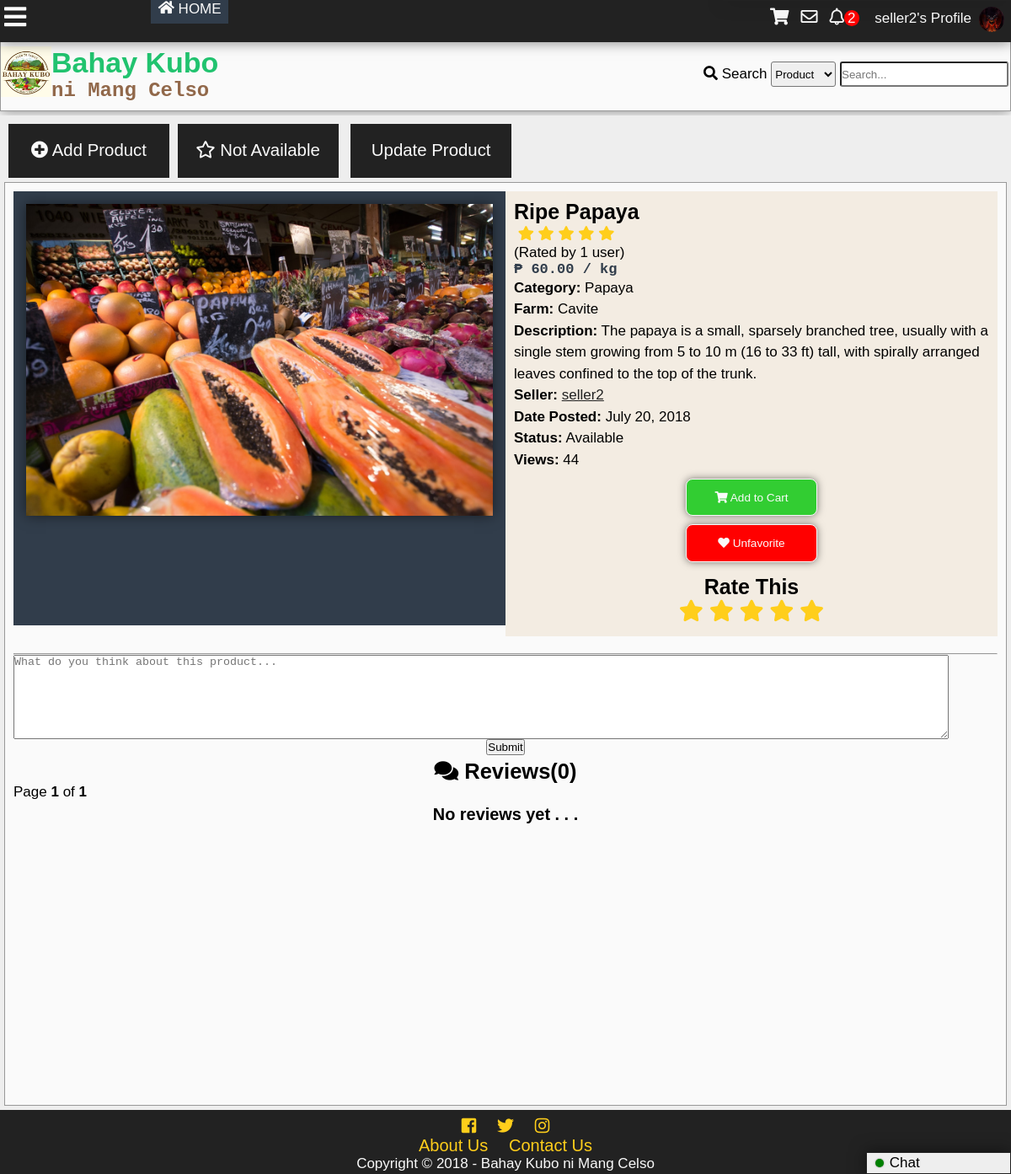
Before: /product.php?id=4 (signed in) with the older database file.
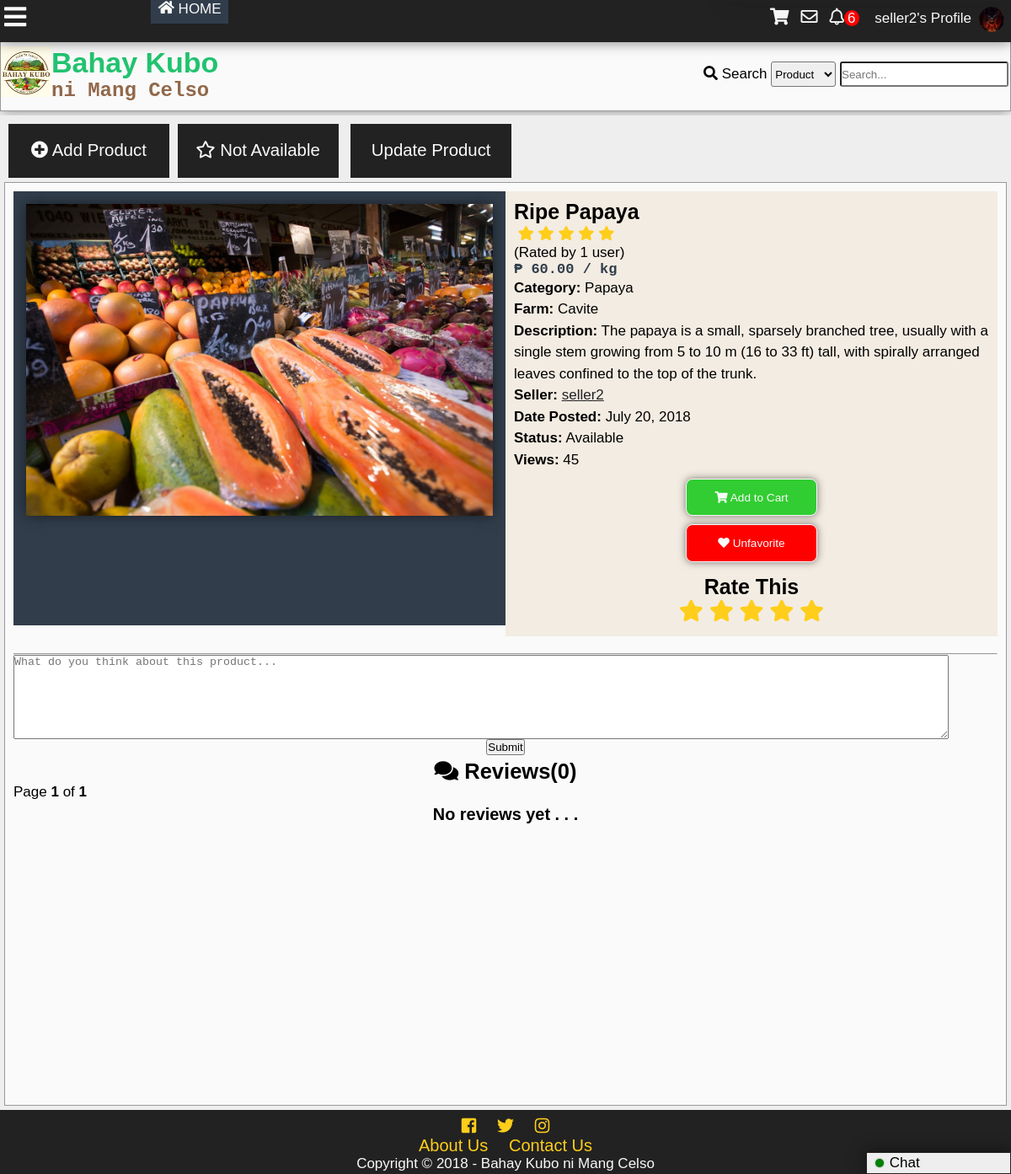
After: the same page with the newer database file.
### tables this page shows
CREATE TABLE `tblproduct` (
  `productid` int(11) NOT NULL,
  `categoryid` int(11) NOT NULL,
  `productname` varchar(100) NOT NULL,
  `description` mediumtext NOT NULL,
  `farmid` int(11) NOT NULL,
  `userid` int(11) NOT NULL,
  `dateposted` datetime DEFAULT NULL,
  `price` decimal(10,2) NOT NULL,
  `img` varchar(200) NOT NULL,
  `view` int(11) NOT NULL,
  `rating` decimal(10,2) NOT NULL,
  `is_approved` tinyint(1) NOT NULL,
  `is_available` int(11) NOT NULL
);

CREATE TABLE `tblcategory` (
  `categoryid` int(11) NOT NULL,
  `category` varchar(100) NOT NULL,
  `status` int(11) NOT NULL,
  `low` decimal(10,2) NOT NULL,
  `high` decimal(10,2) NOT NULL,
  `prevailing` decimal(10,2) NOT NULL
);

CREATE TABLE `tblfarm` (
  `farmid` int(11) NOT NULL,
  `farmname` varchar(100) NOT NULL,
  `address` varchar(255) NOT NULL,
  `status` int(11) NOT NULL
);

CREATE TABLE `tbluser` (
  `userid` int(11) NOT NULL,
  `username` varchar(100) NOT NULL,
  `password` varchar(100) NOT NULL,
  `firstname` varchar(100) NOT NULL,
  `middlename` varchar(100) NOT NULL,
  `lastname` varchar(100) NOT NULL,
  `birthday` varchar(20) NOT NULL,
  `datecreated` timestamp NOT NULL DEFAULT '0000-00-00 00:00:00',
  `email` varchar(100) NOT NULL,
  `phone` varchar(100) NOT NULL,
  `location` varchar(255) NOT NULL,
  `usertypeid` int(11) NOT NULL,
  `access` int(11) NOT NULL,
  `imgpath` varchar(200) NOT NULL,
  `bio` text NOT NULL,
  `is_show_email` tinyint(1) NOT NULL,
  `gender` int(11) NOT NULL,
  `lastupdate` timestamp NOT NULL DEFAULT '0000-00-00 00:00:00',
  `lastonline` timestamp NOT NULL DEFAULT '0000-00-00 00:00:00',
  `profileviews` int(11) NOT NULL
);

### product.php (the view, shortened to what the changed rows need)
<?php
include'functions.php';
require_once'connection.php';
if(isset($_GET['id'])){
	$id = $_GET['id'];
}else{
	die('This page doesn\'t exist');
}
if(isset($_SESSION['id'])){
	$tuserid = $_SESSION['id'];
	$tusertype = $_SESSION['type'];
}else{
	$tuserid = 'none';
	$tusertype = 'none';
}
$sql = "SELECT productid,category, productname, description, farmname, username, t1.userid, dateposted, price, view, img, rating, is_approved, is_available, low, prevailing, high FROM tblproduct as t1
LEFT JOIN tblcategory as t2
	ON t1.categoryid = t2.categoryid
LEFT JOIN tbluser as t3
	ON t1.userid = t3.userid
LEFT JOIN tblfarm as t4
	ON t1.farmid = t4.farmid
WHERE productid='$id'";
$result = $conn->query($sql);
$row = $result->fetch_object();
if(!$row){
	die('This page doesn\'t exist');
}else{
	$id = $row->productid;
	$category = $row->category;
	$product = $row->productname;
	$desc = $row->description;
	$farm = $row->farmname;
	$userid = $row->userid;
	$user = $row->username;
	$date = date('F j, Y',strtotime($row->dateposted));
	$price = $row->price;
	$view = $row->view;
	$ProductRating = $row->rating;
	$approved = $row->is_approved;
	$available = $row->is_available;
	if($available == 1){
		$available = 'Available';
	}else{
		if($userid!=$tuserid AND $tusertype!=4){
			die('This product is not available.');
		}else{
			$available = 'Not Available';
		}
	}
}
$sql="SELECT ratingid FROM tblrating WHERE productid='$id' ";
$result = $conn->query($sql);
$votercount = $result->num_rows;
?>
<!DOCTYPE html>
<html lang="en">
<head>
  	<link rel="stylesheet" href="css/style.css">
  	<link rel="stylesheet" href="css/fontawesome-all.css">
</head>
<body onscroll="scrollOpacity()">
	<div class="main-container">
	<?php
		addheader();
	?>
	<div class="other-content">
		<div class="product-grid">
			<div class="product-main-left">
				<div class="product-main-content">
					<h1><?php echo $product; ?></h1>
					<?php starsystem($ProductRating);
					echo '<p>(Rated by '.number_format($votercount);
					if($votercount==1){
						echo ' user';
					}else{
					 echo ' users';
					}
					echo')</p>'?>
					<p class="product-price">₱ <?php echo $price; ?> / kg</p>
					<ul>
						<li><b>Category:</b> <?php echo $category;?></li>
						<li><b>Farm:</b> <?php echo $farm ?></li>
						<li><b>Description:</b> <?php echo $desc;?></li>
						<li><b>Seller:</b> <a href="profile.php?id=<?php echo $userid; ?>" class="black"> <?php echo $user; ?></a></li>
						<li><b>Date Posted:</b> <?php echo $date?></li>
						<li><b>Status:</b> <?php echo $available?></li>
						<li><b>Views:</b>
							<?php
							if(isset($_SESSION['id'])){
								 if($_SESSION['id']==$userid){
								 	echo number_format($view);
								 }else{
								 	echo number_format($view+1);
								 }
							 }else{
								 echo number_format($view+1);
							 }
							 ?>
						</li>
					</ul>
<?php
	if($available != 'Not Available' AND $approved != 0){
		echo'<div class="add-to-cart" value="'. $id.'" onclick="addThistoCart(this)"><i class="fas fa-shopping-cart"></i> Add to Cart
						</div>';
	if(isset($_SESSION['id'])){
		$Favuserid = $_SESSION['id'];
		$sql = "SELECT favid FROM tblfavorite WHERE userid = '$Favuserid' AND productid = '$id'";
		$result = $conn->query($sql);
		$count = $result->num_rows;
		if($count==0){
			echo'<div class="red-cart" id="favorite-button" value="'. $id.'" onclick="addToFavorite(this)"><i class="far fa-heart"></i>  Favorite</div>';
		}else{
			echo'<div class="red-cart" id="favorite-button" value="'. $id.'" onclick="removeFavorite(this)"><i class="fas fa-heart"></i> Unfavorite</div>';
		}
		}
	}
	if(isset($_SESSION['id'])){
	$myid = $_SESSION['id'];
	$sql="SELECT rating FROM tblrating WHERE userid='$myid' AND productid='$id'";
	$result = $conn->query($sql);
	if(!$result->num_rows){
	echo'<div id="rate-this" onmouseleave="starLeave()">
		<h1>Rate This</h1>
		<i id="star1" class="fas fa-star" onmouseover="star1hover()" onclick="clickstar(this)" value="'.$_SESSION['id'].'" name="'.$_GET['id'].'" rating="1"></i>
		<i id="star2" class="fas fa-star" onmouseover="star2hover()" onclick="clickstar(this)" value="'.$_SESSION['id'].'" name="'.$_GET['id'].'" rating="2"></i>
		<i id="star3" class="fas fa-star" onmouseover="star3hover()" onclick="clickstar(this)" value="'.$_SESSION['id'].'" name="'.$_GET['id'].'" rating="3"></i>
		<i id="star4" class="fas fa-star" onmouseover="star4hover()" onclick="clickstar(this)" value="'.$_SESSION['id'].'" name="'.$_GET['id'].'" rating="4"></i>
		<i id="star5" class="fas fa-star" onmouseover="star5hover()" onclick="clickstar(this)" value="'.$_SESSION['id'].'" name="'.$_GET['id'].'" rating="5"></i>
	</div>';
	}
}
?>
				</div>
				<div class="product-reviews">
					<br><hr>
					<div id="reviews">
<?php
$sql="SELECT reviewid FROM tblreviews WHERE productid='$id'";
$result=$conn->query($sql);
$rows=$result->num_rows;
$page_rows = 10;
$last = ceil($rows/$page_rows);
if($last < 1){
	$last = 1;
}
$pagenum = 1;
$textline1 = "<i class='fas fa-comments'></i> Reviews(<b>".number_format($rows)."</b>)";
$textline2 = "Page <b>$pagenum</b> of <b>$last</b>";
$paginationCtrls = '';
 echo'<h2>  '.$textline1.'</h2>
  <p>  '.$textline2.' </p>
  <div id="pagination_controls"> '.$paginationCtrls.'</div>';
?>
					</div>
				</div>
			</div>
		</div>
	</div>
	</div>
</body>
</html>

### functions.php (shortened to what the changed rows need)
<?php
function addheader(){
	echo'<header id="main-header">
			<div class="grid-header">
				<div class="box1">
					<a href="index.php">
						<div class="logo">
							<img src="img/logo.jpg">
						</div>
						<div id="header-text">
						<h1 id="first-text">Bahay Kubo</h1><br>
							<h2 id="second-text"> ni Mang Celso</h2>
						</div>
					</a>
				</div>
				<div class="box2">';
				echo'</div>
				<div class="modal2">
				</div>
				<div id="search-dropdown">
				</div>
			</div>
		</header>
		<div class="subheader">
			<div class="subgrid">
				<div class="svg">
					<p class="open-slide" onclick="openSlideMenu()">
						<i class="fas fa-bars"></i>
					</p>
				</div>
				<div class="nav">
					<a id="Home" href="index.php"><i class="fas fa-home"></i> HOME</a>
				</div>
				<div class="profile-grid">';
						session_button();
				echo'</div>
			</div>
		</div>
	';
}
function time_elapsed_string($datetime, $full = false) {
    $now = new DateTime;
    $ago = new DateTime($datetime);
    $diff = $now->diff($ago);
    $string = array(
        'y' => 'year',
        'm' => 'month',
        'd' => 'day',
        'h' => 'hour',
        'i' => 'minute',
        's' => 'second'
    );
    foreach ($string as $k => &$v) {
        if ($diff->$k) {
            $v = $diff->$k . ' ' . $v . ($diff->$k > 1 ? 's' : '');
        } else {
            unset($string[$k]);
        }
    }
    if (!$full) $string = array_slice($string, 0, 1);
    return $string ? implode(', ', $string) . ' ago' : 'just now';
}
function session_button(){
	$conn = mysqli_connect ("localhost", "root", "", "itsproject");
	if(isset($_SESSION['id'])){
	$id=$_SESSION['id'];
		$sql="SELECT imgpath FROM tbluser WHERE userid=".$id."";
		$result=$conn->query($sql);
		$row=$result->fetch_object();
		$tn_image=$row->imgpath;
$sql="SELECT pmid FROM tblpm WHERE receiverid='$id' AND checked=0 GROUP BY senderid";
$result=$conn->query($sql);
$count=$result->num_rows;
		echo'<a class="button" title="Check your messages" href="inbox.php?id='.$_SESSION["id"].'"><i class="far fa-envelope"></i><span id="pmnum">'.$count.'</span></a>';
$sql="SELECT notifid FROM tblnotif
	WHERE receiverid='$id' and checked=0
	";
$result=$conn->query($sql);
$count=$result->num_rows;
		echo'<a class="button" id="notifbtn" title="Check your notifications" onclick="showNotif()""><i class="far fa-bell"></i><span id="notifnum">'.$count.'</span></a>
		<a class="button" href=profile.php?id='.$_SESSION['id'].'>
		'.$_SESSION["name"].'\'s Profile<div class="top-tn"><img src="'.$tn_image.'""></div></a>';
$sql="SELECT notifid,tblnotif.userid,username,imgpath,receiverid,notifdate,notiftype,checked,details,details2 FROM tblnotif
	LEFT JOIN tbluser
		ON tblnotif.userid=tbluser.userid
	WHERE receiverid='$id'
	ORDER BY notifid DESC
	LIMIT 10";
$result=$conn->query($sql);
$count=$result->num_rows;
if($count==0){
	echo'<li>No notifications yet...</li>';
}else{
while($rows=$result->fetch_object())
{
$date=time_elapsed_string($rows->notifdate);
}
}
	}else{
		echo'<div id="notifnum"></div><div id="pmnum"></div>
		<a href ="register.php" class="button"><i class="fas fa-pencil-alt"></i></i>Sign Up</a>
		<a id="modalBtn" class="button"><i class="fas fa-sign-in-alt"></i>Login</a>';
	}
}
function starsystem($percent){
	echo'<div class="star-system" title="'.$percent.'% rating">';
	if($percent>=98){
	echo'
		<i class="fas fa-star"></i>
		<i class="fas fa-star"></i>
		<i class="fas fa-star"></i>
		<i class="fas fa-star"></i>
		<i class="fas fa-star"></i>
	';
	}else if($percent>=85 & $percent<98){
	echo'
		<i class="fas fa-star"></i>
		<i class="fas fa-star"></i>
		<i class="fas fa-star"></i>
		<i class="fas fa-star"></i>
		<i class="fas fa-star-half"></i>
	';
	}else if($percent>=75 & $percent<85){
	echo'
		<i class="fas fa-star"></i>
		<i class="fas fa-star"></i>
		<i class="fas fa-star"></i>
		<i class="fas fa-star"></i>
		<i class="far fa-star"></i>
	';
	}else if($percent>=65 & $percent<75){
	echo'
		<i class="fas fa-star"></i>
		<i class="fas fa-star"></i>
		<i class="fas fa-star"></i>
		<i class="fas fa-star-half"></i>
		<i class="far fa-star"></i>
	';
	}else if($percent>=55 & $percent<65){
	echo'
		<i class="fas fa-star"></i>
		<i class="fas fa-star"></i>
		<i class="fas fa-star"></i>
		<i class="far fa-star"></i>
		<i class="far fa-star"></i>
	';
	}else if($percent>=45 & $percent<55){
	echo'
		<i class="fas fa-star"></i>
		<i class="fas fa-star"></i>
		<i class="fas fa-star-half"></i>
		<i class="far fa-star"></i>
		<i class="far fa-star"></i>
	';
	}else if($percent>=35 & $percent<45){
	echo'
		<i class="fas fa-star"></i>
		<i class="fas fa-star"></i>
		<i class="far fa-star"></i>
		<i class="far fa-star"></i>
		<i class="far fa-star"></i>
	';
	}else if($percent>=25 & $percent<35){
	echo'
		<i class="fas fa-star"></i>
		<i class="fas fa-star-half"></i>
		<i class="far fa-star"></i>
		<i class="far fa-star"></i>
		<i class="far fa-star"></i>
	';
	}else if($percent>=15 & $percent<25){
	echo'
		<i class="fas fa-star"></i>
		<i class="far fa-star"></i>
		<i class="far fa-star"></i>
		<i class="far fa-star"></i>
		<i class="far fa-star"></i>
	';
	}else if($percent>=4 & $percent<15){
	echo'
		<i class="fas fa-star-half"></i>
		<i class="far fa-star"></i>
		<i class="far fa-star"></i>
		<i class="far fa-star"></i>
		<i class="far fa-star"></i>
	';
	}else if($percent<4){
	echo'
		<i class="far fa-star"></i>
		<i class="far fa-star"></i>
		<i class="far fa-star"></i>
		<i class="far fa-star"></i>
		<i class="far fa-star"></i>
	';
	}
	echo'</div>';
}

Changed rows visible on the page:
changed tblproduct "Ripe Papaya": view "44" → "45"
Other visible differences:
$count: "2" → "6"
